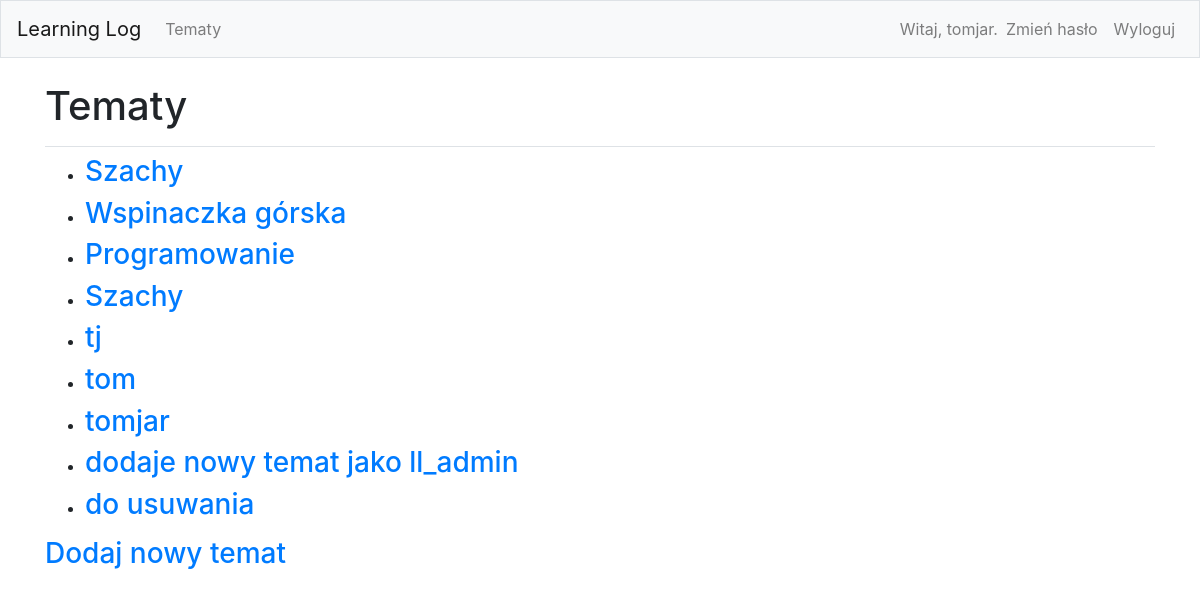
Screenshot of /topics/ (signed in) with the database file from the repository.
### learning_logs/models.py (models this page shows)
class Topic(models.Model):
    text = models.CharField(max_length=200)
    date_added = models.DateTimeField(auto_now_add=True)
    owner = models.ForeignKey(User, on_delete=models.CASCADE)
    def __str__(self):
        return self.text

### learning_logs/views.py (the view)
# urls.py: path('topics/', views.topics, name = 'topics'),
def topics(request):
    topics = Topic.objects.order_by('date_added')
    context = {'topics' : topics}
    return render(request, 'learning_logs/topics.html', context)

### learning_logs/templates/learning_logs/topics.html
{% extends 'learning_logs/base.html' %}
{% block page_header %}
    <h1> Tematy </h1>
{% endblock page_header %}
{% block content %}
    <ul>
        {% for topic in topics %}
            <li><h3>
                <a href="{% url 'learning_logs:topic' topic.id %}"> {{ topic }}</a>
            </h3></li>
        {% empty %}
            <li><h3> Nie został jeszcze dodany żaden temat.</h3></li>
        {% endfor %}
    </ul>
    <h3><a href =" {% url 'learning_logs:new_topic' %}"> Dodaj nowy temat</h3>
{% endblock content %}

### learning_logs/templates/learning_logs/base.html (shortened to what this page needs)
{% load bootstrap4 %}
<!doctype html>
<html lang="pl">
    <head>
        {% bootstrap_css %}
    </head>
    <body>
        <nav class="navbar navbar-expand-md navbar-light bg-light mb-4 border">
            <a class="navbar-brand" href ="{% url 'learning_logs:index'%}" >
                Learning Log</a>
        <div class="collapse navbar-collapse" id="navbarCollapse">
            <ul class="navbar-nav mr-auto">
                <li class="nav-item">
                    <a class="nav-link" href="{% url 'learning_logs:topics' %}">
                        Tematy</a></li>
            </ul>
            <ul class="navbar-nav ml-auto">
                {% if user.is_authenticated %}
                    <li class="nav-item">
                        <span class="navbar-text"> Witaj, {{ user.username }}.</span>
                    </li>
                    <li class="nav-item">
                        <a class='nav-link' href=" {% url 'password_change' %}"> Zmień hasło</a>
                    </li>
                    <li class="nav-item">
                        <a class="nav-link" href=" {% url 'users:logout' %}"> Wyloguj</a>
                    </li>
                {% endif %}
            </ul>
        </div>
    </nav>
    <main role="main" class="container">
        <div class="pb-2 mb-2 border-bottom">
            {% block page_header %} {% endblock page_header %}
        </div>
        <div>
            {% block content %} {% endblock content %}
        </div>
    </main>
</body>
</html>

### rows the page displays
Topic: text "Szachy"
Topic: text "Wspinaczka górska"
Topic: text "Programowanie"
Topic: text "Szachy"
Topic: text "tj"
Topic: text "tom"
Topic: text "tomjar"
Topic: text "dodaje nowy temat jako ll_admin"
Topic: text "do usuwania"

### other values shown
{{ user.username }} "tomjar"
